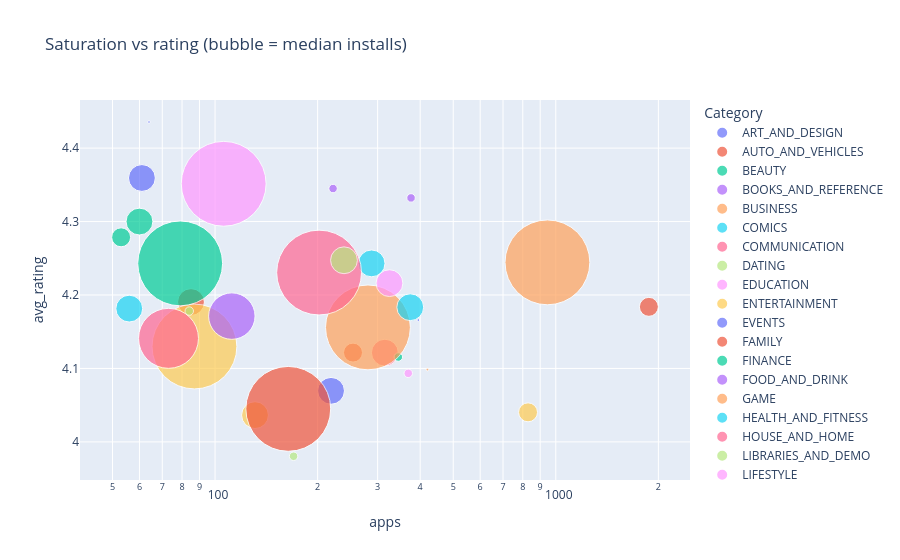

The cell this chart's notebook holds for it:
### Markdown cell above
## Interactive visualisation (plotly)
The chart is also saved as `screenshots/interactive_category_bubble.html`. GitHub does not render plotly output, so open that file in a browser.

### Code cell
import plotly.express as px
agg = apps.groupby("Category").agg(apps=("App", "size"), avg_rating=("Rating", "mean"), median_installs=("Installs", "median")).reset_index()
fig = px.scatter(agg, x="apps", y="avg_rating", size="median_installs", color="Category", hover_name="Category", size_max=60, log_x=True, title="Saturation vs rating (bubble = median installs)")
fig.write_html("screenshots/interactive_category_bubble.html", include_plotlyjs="cdn"); fig.show()

### Figure 1 — Plotly figure (JSON) as saved in the notebook; plotly's stock layout.template omitted (floating-point values rounded to 4 significant figures)
{"data": [{"hovertemplate": "<b>%{hovertext}</b><br><br>Category=ART_AND_DESIGN<br>apps=%{x}<br>avg_rating=%{y}<br>median_installs=%{marker.size}<extra></extra>", "hovertext": ["ART_AND_DESIGN"], "legendgroup": "ART_AND_DESIGN", "marker": {"color": "#636efa", "size": [100000.0], "sizemode": "area", "sizeref": 277.8, "symbol": "circle"}, "mode": "markers", "name": "ART_AND_DESIGN", "orientation": "v", "showlegend": true, "type": "scatter", "x": [61], "xaxis": "x", "y": [4.359], "yaxis": "y"}, {"hovertemplate": "<b>%{hovertext}</b><br><br>Category=AUTO_AND_VEHICLES<br>apps=%{x}<br>avg_rating=%{y}<br>median_installs=%{marker.size}<extra></extra>", "hovertext": ["AUTO_AND_VEHICLES"], "legendgroup": "AUTO_AND_VEHICLES", "marker": {"color": "#EF553B", "size": [100000.0], "sizemode": "area", "sizeref": 277.8, "symbol": "circle"}, "mode": "markers", "name": "AUTO_AND_VEHICLES", "orientation": "v", "showlegend": true, "type": "scatter", "x": [85], "xaxis": "x", "y": [4.19], "yaxis": "y"}, {"hovertemplate": "<b>%{hovertext}</b><br><br>Category=BEAUTY<br>apps=%{x}<br>avg_rating=%{y}<br>median_installs=%{marker.size}<extra></extra>", "hovertext": ["BEAUTY"], "legendgroup": "BEAUTY", "marker": {"color": "#00cc96", "size": [50000.0], "sizemode": "area", "sizeref": 277.8, "symbol": "circle"}, "mode": "markers", "name": "BEAUTY", "orientation": "v", "showlegend": true, "type": "scatter", "x": [53], "xaxis": "x", "y": [4.279], "yaxis": "y"}, {"hovertemplate": "<b>%{hovertext}</b><br><br>Category=BOOKS_AND_REFERENCE<br>apps=%{x}<br>avg_rating=%{y}<br>median_installs=%{marker.size}<extra></extra>", "hovertext": ["BOOKS_AND_REFERENCE"], "legendgroup": "BOOKS_AND_REFERENCE", "marker": {"color": "#ab63fa", "size": [10000.0], "sizemode": "area", "sizeref": 277.8, "symbol": "circle"}, "mode": "markers", "name": "BOOKS_AND_REFERENCE", "orientation": "v", "showlegend": true, "type": "scatter", "x": [222], "xaxis": "x", "y": [4.345], "yaxis": "y"}, {"hovertemplate": "<b>%{hovertext}</b><br><br>Category=BUSINESS<br>apps=%{x}<br>avg_rating=%{y}<br>median_installs=%{marker.size}<extra></extra>", "hovertext": ["BUSINESS"], "legendgroup": "BUSINESS", "marker": {"color": "#FFA15A", "size": [1000.0], "sizemode": "area", "sizeref": 277.8, "symbol": "circle"}, "mode": "markers", "name": "BUSINESS", "orientation": "v", "showlegend": true, "type": "scatter", "x": [420], "xaxis": "x", "y": [4.098], "yaxis": "y"}, {"hovertemplate": "<b>%{hovertext}</b><br><br>Category=COMICS<br>apps=%{x}<br>avg_rating=%{y}<br>median_installs=%{marker.size}<extra></extra>", "hovertext": ["COMICS"], "legendgroup": "COMICS", "marker": {"color": "#19d3f3", "size": [100000.0], "sizemode": "area", "sizeref": 277.8, "symbol": "circle"}, "mode": "markers", "name": "COMICS", "orientation": "v", "showlegend": true, "type": "scatter", "x": [56], "xaxis": "x", "y": [4.181], "yaxis": "y"}, {"hovertemplate": "<b>%{hovertext}</b><br><br>Category=COMMUNICATION<br>apps=%{x}<br>avg_rating=%{y}<br>median_installs=%{marker.size}<extra></extra>", "hovertext": ["COMMUNICATION"], "legendgroup": "COMMUNICATION", "marker": {"color": "#FF6692", "size": [100000.0], "sizemode": "area", "sizeref": 277.8, "symbol": "circle"}, "mode": "markers", "name": "COMMUNICATION", "orientation": "v", "showlegend": true, "type": "scatter", "x": [315], "xaxis": "x", "y": [4.121], "yaxis": "y"}, {"hovertemplate": "<b>%{hovertext}</b><br><br>Category=DATING<br>apps=%{x}<br>avg_rating=%{y}<br>median_installs=%{marker.size}<extra></extra>", "hovertext": ["DATING"], "legendgroup": "DATING", "marker": {"color": "#B6E880", "size": [10000.0], "sizemode": "area", "sizeref": 277.8, "symbol": "circle"}, "mode": "markers", "name": "DATING", "orientation": "v", "showlegend": true, "type": "scatter", "x": [170], "xaxis": "x", "y": [3.98], "yaxis": "y"}, {"hovertemplate": "<b>%{hovertext}</b><br><br>Category=EDUCATION<br>apps=%{x}<br>avg_rating=%{y}<br>median_installs=%{marker.size}<extra></extra>", "hovertext": ["EDUCATION"], "legendgroup": "EDUCATION", "marker": {"color": "#FF97FF", "size": [1000000.0], "sizemode": "area", "sizeref": 277.8, "symbol": "circle"}, "mode": "markers", "name": "EDUCATION", "orientation": "v", "showlegend": true, "type": "scatter", "x": [106], "xaxis": "x", "y": [4.351], "yaxis": "y"}, {"hovertemplate": "<b>%{hovertext}</b><br><br>Category=ENTERTAINMENT<br>apps=%{x}<br>avg_rating=%{y}<br>median_installs=%{marker.size}<extra></extra>", "hovertext": ["ENTERTAINMENT"], "legendgroup": "ENTERTAINMENT", "marker": {"color": "#FECB52", "size": [1000000.0], "sizemode": "area", "sizeref": 277.8, "symbol": "circle"}, "mode": "markers", "name": "ENTERTAINMENT", "orientation": "v", "showlegend": true, "type": "scatter", "x": [87], "xaxis": "x", "y": [4.13], "yaxis": "y"}, {"hovertemplate": "<b>%{hovertext}</b><br><br>Category=EVENTS<br>apps=%{x}<br>avg_rating=%{y}<br>median_installs=%{marker.size}<extra></extra>", "hovertext": ["EVENTS"], "legendgroup": "EVENTS", "marker": {"color": "#636efa", "size": [1000.0], "sizemode": "area", "sizeref": 277.8, "symbol": "circle"}, "mode": "markers", "name": "EVENTS", "orientation": "v", "showlegend": true, "type": "scatter", "x": [64], "xaxis": "x", "y": [4.436], "yaxis": "y"}, {"hovertemplate": "<b>%{hovertext}</b><br><br>Category=FAMILY<br>apps=%{x}<br>avg_rating=%{y}<br>median_installs=%{marker.size}<extra></extra>", "hovertext": ["FAMILY"], "legendgroup": "FAMILY", "marker": {"color": "#EF553B", "size": [50000.0], "sizemode": "area", "sizeref": 277.8, "symbol": "circle"}, "mode": "markers", "name": "FAMILY", "orientation": "v", "showlegend": true, "type": "scatter", "x": [1876], "xaxis": "x", "y": [4.184], "yaxis": "y"}, {"hovertemplate": "<b>%{hovertext}</b><br><br>Category=FINANCE<br>apps=%{x}<br>avg_rating=%{y}<br>median_installs=%{marker.size}<extra></extra>", "hovertext": ["FINANCE"], "legendgroup": "FINANCE", "marker": {"color": "#00cc96", "size": [10000.0], "sizemode": "area", "sizeref": 277.8, "symbol": "circle"}, "mode": "markers", "name": "FINANCE", "orientation": "v", "showlegend": true, "type": "scatter", "x": [345], "xaxis": "x", "y": [4.116], "yaxis": "y"}, {"hovertemplate": "<b>%{hovertext}</b><br><br>Category=FOOD_AND_DRINK<br>apps=%{x}<br>avg_rating=%{y}<br>median_installs=%{marker.size}<extra></extra>", "hovertext": ["FOOD_AND_DRINK"], "legendgroup": "FOOD_AND_DRINK", "marker": {"color": "#ab63fa", "size": [300000.0], "sizemode": "area", "sizeref": 277.8, "symbol": "circle"}, "mode": "markers", "name": "FOOD_AND_DRINK", "orientation": "v", "showlegend": true, "type": "scatter", "x": [112], "xaxis": "x", "y": [4.171], "yaxis": "y"}, {"hovertemplate": "<b>%{hovertext}</b><br><br>Category=GAME<br>apps=%{x}<br>avg_rating=%{y}<br>median_installs=%{marker.size}<extra></extra>", "hovertext": ["GAME"], "legendgroup": "GAME", "marker": {"color": "#FFA15A", "size": [1000000.0], "sizemode": "area", "sizeref": 277.8, "symbol": "circle"}, "mode": "markers", "name": "GAME", "orientation": "v", "showlegend": true, "type": "scatter", "x": [945], "xaxis": "x", "y": [4.244], "yaxis": "y"}, {"hovertemplate": "<b>%{hovertext}</b><br><br>Category=HEALTH_AND_FITNESS<br>apps=%{x}<br>avg_rating=%{y}<br>median_installs=%{marker.size}<extra></extra>", "hovertext": ["HEALTH_AND_FITNESS"], "legendgroup": "HEALTH_AND_FITNESS", "marker": {"color": "#19d3f3", "size": [100000.0], "sizemode": "area", "sizeref": 277.8, "symbol": "circle"}, "mode": "markers", "name": "HEALTH_AND_FITNESS", "orientation": "v", "showlegend": true, "type": "scatter", "x": [288], "xaxis": "x", "y": [4.243], "yaxis": "y"}, {"hovertemplate": "<b>%{hovertext}</b><br><br>Category=HOUSE_AND_HOME<br>apps=%{x}<br>avg_rating=%{y}<br>median_installs=%{marker.size}<extra></extra>", "hovertext": ["HOUSE_AND_HOME"], "legendgroup": "HOUSE_AND_HOME", "marker": {"color": "#FF6692", "size": [500000.0], "sizemode": "area", "sizeref": 277.8, "symbol": "circle"}, "mode": "markers", "name": "HOUSE_AND_HOME", "orientation": "v", "showlegend": true, "type": "scatter", "x": [73], "xaxis": "x", "y": [4.141], "yaxis": "y"}, {"hovertemplate": "<b>%{hovertext}</b><br><br>Category=LIBRARIES_AND_DEMO<br>apps=%{x}<br>avg_rating=%{y}<br>median_installs=%{marker.size}<extra></extra>", "hovertext": ["LIBRARIES_AND_DEMO"], "legendgroup": "LIBRARIES_AND_DEMO", "marker": {"color": "#B6E880", "size": [10000.0], "sizemode": "area", "sizeref": 277.8, "symbol": "circle"}, "mode": "markers", "name": "LIBRARIES_AND_DEMO", "orientation": "v", "showlegend": true, "type": "scatter", "x": [84], "xaxis": "x", "y": [4.178], "yaxis": "y"}, {"hovertemplate": "<b>%{hovertext}</b><br><br>Category=LIFESTYLE<br>apps=%{x}<br>avg_rating=%{y}<br>median_installs=%{marker.size}<extra></extra>", "hovertext": ["LIFESTYLE"], "legendgroup": "LIFESTYLE", "marker": {"color": "#FF97FF", "size": [10000.0], "sizemode": "area", "sizeref": 277.8, "symbol": "circle"}, "mode": "markers", "name": "LIFESTYLE", "orientation": "v", "showlegend": true, "type": "scatter", "x": [369], "xaxis": "x", "y": [4.093], "yaxis": "y"}, {"hovertemplate": "<b>%{hovertext}</b><br><br>Category=MAPS_AND_NAVIGATION<br>apps=%{x}<br>avg_rating=%{y}<br>median_installs=%{marker.size}<extra></extra>", "hovertext": ["MAPS_AND_NAVIGATION"], "legendgroup": "MAPS_AND_NAVIGATION", "marker": {"color": "#FECB52", "size": [100000.0], "sizemode": "area", "sizeref": 277.8, "symbol": "circle"}, "mode": "markers", "name": "MAPS_AND_NAVIGATION", "orientation": "v", "showlegend": true, "type": "scatter", "x": [131], "xaxis": "x", "y": [4.036], "yaxis": "y"}, {"hovertemplate": "<b>%{hovertext}</b><br><br>Category=MEDICAL<br>apps=%{x}<br>avg_rating=%{y}<br>median_installs=%{marker.size}<extra></extra>", "hovertext": ["MEDICAL"], "legendgroup": "MEDICAL", "marker": {"color": "#636efa", "size": [1000.0], "sizemode": "area", "sizeref": 277.8, "symbol": "circle"}, "mode": "markers", "name": "MEDICAL", "orientation": "v", "showlegend": true, "type": "scatter", "x": [395], "xaxis": "x", "y": [4.166], "yaxis": "y"}, {"hovertemplate": "<b>%{hovertext}</b><br><br>Category=NEWS_AND_MAGAZINES<br>apps=%{x}<br>avg_rating=%{y}<br>median_installs=%{marker.size}<extra></extra>", "hovertext": ["NEWS_AND_MAGAZINES"], "legendgroup": "NEWS_AND_MAGAZINES", "marker": {"color": "#EF553B", "size": [50000.0], "sizemode": "area", "sizeref": 277.8, "symbol": "circle"}, "mode": "markers", "name": "NEWS_AND_MAGAZINES", "orientation": "v", "showlegend": true, "type": "scatter", "x": [254], "xaxis": "x", "y": [4.122], "yaxis": "y"}, {"hovertemplate": "<b>%{hovertext}</b><br><br>Category=PARENTING<br>apps=%{x}<br>avg_rating=%{y}<br>median_installs=%{marker.size}<extra></extra>", "hovertext": ["PARENTING"], "legendgroup": "PARENTING", "marker": {"color": "#00cc96", "size": [100000.0], "sizemode": "area", "sizeref": 277.8, "symbol": "circle"}, "mode": "markers", "name": "PARENTING", "orientation": "v", "showlegend": true, "type": "scatter", "x": [60], "xaxis": "x", "y": [4.3], "yaxis": "y"}, {"hovertemplate": "<b>%{hovertext}</b><br><br>Category=PERSONALIZATION<br>apps=%{x}<br>avg_rating=%{y}<br>median_installs=%{marker.size}<extra></extra>", "hovertext": ["PERSONALIZATION"], "legendgroup": "PERSONALIZATION", "marker": {"color": "#ab63fa", "size": [10000.0], "sizemode": "area", "sizeref": 277.8, "symbol": "circle"}, "mode": "markers", "name": "PERSONALIZATION", "orientation": "v", "showlegend": true, "type": "scatter", "x": [376], "xaxis": "x", "y": [4.332], "yaxis": "y"}, {"hovertemplate": "<b>%{hovertext}</b><br><br>Category=PHOTOGRAPHY<br>apps=%{x}<br>avg_rating=%{y}<br>median_installs=%{marker.size}<extra></extra>", "hovertext": ["PHOTOGRAPHY"], "legendgroup": "PHOTOGRAPHY", "marker": {"color": "#FFA15A", "size": [1000000.0], "sizemode": "area", "sizeref": 277.8, "symbol": "circle"}, "mode": "markers", "name": "PHOTOGRAPHY", "orientation": "v", "showlegend": true, "type": "scatter", "x": [281], "xaxis": "x", "y": [4.156], "yaxis": "y"}, {"hovertemplate": "<b>%{hovertext}</b><br><br>Category=PRODUCTIVITY<br>apps=%{x}<br>avg_rating=%{y}<br>median_installs=%{marker.size}<extra></extra>", "hovertext": ["PRODUCTIVITY"], "legendgroup": "PRODUCTIVITY", "marker": {"color": "#19d3f3", "size": [100000.0], "sizemode": "area", "sizeref": 277.8, "symbol": "circle"}, "mode": "markers", "name": "PRODUCTIVITY", "orientation": "v", "showlegend": true, "type": "scatter", "x": [374], "xaxis": "x", "y": [4.183], "yaxis": "y"}, {"hovertemplate": "<b>%{hovertext}</b><br><br>Category=SHOPPING<br>apps=%{x}<br>avg_rating=%{y}<br>median_installs=%{marker.size}<extra></extra>", "hovertext": ["SHOPPING"], "legendgroup": "SHOPPING", "marker": {"color": "#FF6692", "size": [1000000.0], "sizemode": "area", "sizeref": 277.8, "symbol": "circle"}, "mode": "markers", "name": "SHOPPING", "orientation": "v", "showlegend": true, "type": "scatter", "x": [202], "xaxis": "x", "y": [4.231], "yaxis": "y"}, {"hovertemplate": "<b>%{hovertext}</b><br><br>Category=SOCIAL<br>apps=%{x}<br>avg_rating=%{y}<br>median_installs=%{marker.size}<extra></extra>", "hovertext": ["SOCIAL"], "legendgroup": "SOCIAL", "marker": {"color": "#B6E880", "size": [100000.0], "sizemode": "area", "sizeref": 277.8, "symbol": "circle"}, "mode": "markers", "name": "SOCIAL", "orientation": "v", "showlegend": true, "type": "scatter", "x": [239], "xaxis": "x", "y": [4.247], "yaxis": "y"}, {"hovertemplate": "<b>%{hovertext}</b><br><br>Category=SPORTS<br>apps=%{x}<br>avg_rating=%{y}<br>median_installs=%{marker.size}<extra></extra>", "hovertext": ["SPORTS"], "legendgroup": "SPORTS", "marker": {"color": "#FF97FF", "size": [100000.0], "sizemode": "area", "sizeref": 277.8, "symbol": "circle"}, "mode": "markers", "name": "SPORTS", "orientation": "v", "showlegend": true, "type": "scatter", "x": [325], "xaxis": "x", "y": [4.216], "yaxis": "y"}, {"hovertemplate": "<b>%{hovertext}</b><br><br>Category=TOOLS<br>apps=%{x}<br>avg_rating=%{y}<br>median_installs=%{marker.size}<extra></extra>", "hovertext": ["TOOLS"], "legendgroup": "TOOLS", "marker": {"color": "#FECB52", "size": [50000.0], "sizemode": "area", "sizeref": 277.8, "symbol": "circle"}, "mode": "markers", "name": "TOOLS", "orientation": "v", "showlegend": true, "type": "scatter", "x": [829], "xaxis": "x", "y": [4.04], "yaxis": "y"}, {"hovertemplate": "<b>%{hovertext}</b><br><br>Category=TRAVEL_AND_LOCAL<br>apps=%{x}<br>avg_rating=%{y}<br>median_installs=%{marker.size}<extra></extra>", "hovertext": ["TRAVEL_AND_LOCAL"], "legendgroup": "TRAVEL_AND_LOCAL", "marker": {"color": "#636efa", "size": [100000.0], "sizemode": "area", "sizeref": 277.8, "symbol": "circle"}, "mode": "markers", "name": "TRAVEL_AND_LOCAL", "orientation": "v", "showlegend": true, "type": "scatter", "x": [219], "xaxis": "x", "y": [4.07], "yaxis": "y"}, {"hovertemplate": "<b>%{hovertext}</b><br><br>Category=VIDEO_PLAYERS<br>apps=%{x}<br>avg_rating=%{y}<br>median_installs=%{marker.size}<extra></extra>", "hovertext": ["VIDEO_PLAYERS"], "legendgroup": "VIDEO_PLAYERS", "marker": {"color": "#EF553B", "size": [1000000.0], "sizemode": "area", "sizeref": 277.8, "symbol": "circle"}, "mode": "markers", "name": "VIDEO_PLAYERS", "orientation": "v", "showlegend": true, "type": "scatter", "x": [164], "xaxis": "x", "y": [4.045], "yaxis": "y"}, {"hovertemplate": "<b>%{hovertext}</b><br><br>Category=WEATHER<br>apps=%{x}<br>avg_rating=%{y}<br>median_installs=%{marker.size}<extra></extra>", "hovertext": ["WEATHER"], "legendgroup": "WEATHER", "marker": {"color": "#00cc96", "size": [1000000.0], "sizemode": "area", "sizeref": 277.8, "symbol": "circle"}, "mode": "markers", "name": "WEATHER", "orientation": "v", "showlegend": true, "type": "scatter", "x": [79], "xaxis": "x", "y": [4.243], "yaxis": "y"}], "layout": {"legend": {"itemsizing": "constant", "title": {"text": "Category"}, "tracegroupgap": 0}, "title": {"text": "Saturation vs rating (bubble = median installs)"}, "xaxis": {"anchor": "y", "domain": [0.0, 1.0], "title": {"text": "apps"}, "type": "log"}, "yaxis": {"anchor": "x", "domain": [0.0, 1.0], "title": {"text": "avg_rating"}}}}
